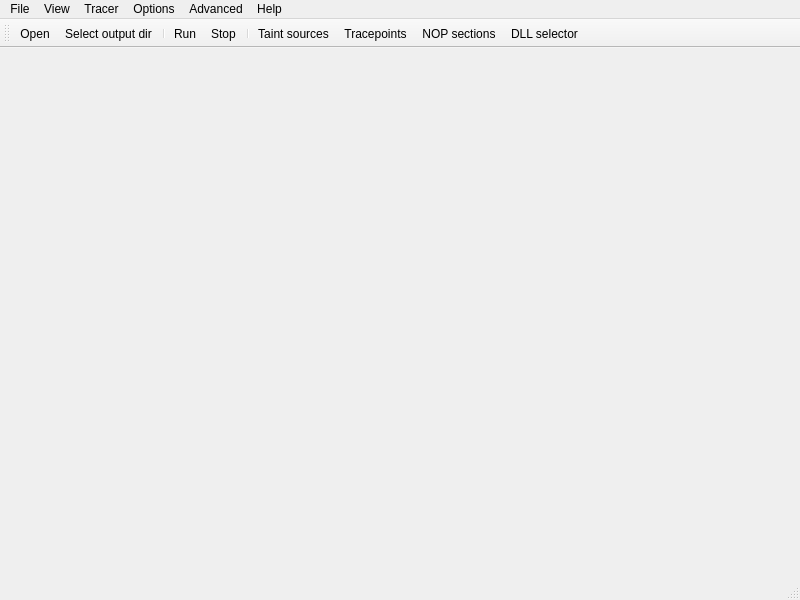
<?xml version="1.0" encoding="UTF-8"?>
<ui version="4.0">
 <class>MainWindow</class>
 <widget class="QMainWindow" name="MainWindow">
  <property name="geometry">
   <rect>
    <x>0</x>
    <y>0</y>
    <width>800</width>
    <height>600</height>
   </rect>
  </property>
  <property name="windowTitle">
   <string>MainWindow</string>
  </property>
  <widget class="QWidget" name="centralwidget"/>
  <widget class="QMenuBar" name="menubar">
   <property name="geometry">
    <rect>
     <x>0</x>
     <y>0</y>
     <width>800</width>
     <height>26</height>
    </rect>
   </property>
   <widget class="QMenu" name="menuFile">
    <property name="title">
     <string>File</string>
    </property>
    <addaction name="actionOpen"/>
    <addaction name="actionSelect_output_directory"/>
    <addaction name="separator"/>
    <addaction name="actionProperties"/>
    <addaction name="separator"/>
    <addaction name="actionExit"/>
   </widget>
   <widget class="QMenu" name="menuAbout">
    <property name="title">
     <string>Help</string>
    </property>
    <addaction name="actionAuthors"/>
   </widget>
   <widget class="QMenu" name="menuView">
    <property name="title">
     <string>View</string>
    </property>
   </widget>
   <widget class="QMenu" name="menuTracer">
    <property name="title">
     <string>Tracer</string>
    </property>
    <addaction name="actionRun"/>
    <addaction name="actionStop"/>
   </widget>
   <widget class="QMenu" name="menuOptions">
    <property name="title">
     <string>Options</string>
    </property>
    <addaction name="actionTracepoints"/>
    <addaction name="actionTaint_sources"/>
   </widget>
   <widget class="QMenu" name="menuAdvanced">
    <property name="title">
     <string>Advanced</string>
    </property>
    <addaction name="actionNOP_sections"/>
   </widget>
   <addaction name="menuFile"/>
   <addaction name="menuView"/>
   <addaction name="menuTracer"/>
   <addaction name="menuOptions"/>
   <addaction name="menuAdvanced"/>
   <addaction name="menuAbout"/>
  </widget>
  <widget class="QStatusBar" name="statusbar"/>
  <widget class="QToolBar" name="toolBar">
   <property name="windowTitle">
    <string>toolBar</string>
   </property>
   <attribute name="toolBarArea">
    <enum>TopToolBarArea</enum>
   </attribute>
   <attribute name="toolBarBreak">
    <bool>false</bool>
   </attribute>
   <addaction name="actionOpen"/>
   <addaction name="actionSelect_output_directory"/>
   <addaction name="separator"/>
   <addaction name="actionRun"/>
   <addaction name="actionStop"/>
   <addaction name="separator"/>
   <addaction name="actionTaint_sources"/>
   <addaction name="actionTracepoints"/>
   <addaction name="actionNOP_sections"/>
   <addaction name="actionProperties"/>
  </widget>
  <action name="actionProperties">
   <property name="icon">
    <iconset theme="audio-volume-medium" resource="MainToolBarResource.qrc">
     <normaloff>:/res/icons/icons8-dll-26.png</normaloff>:/res/icons/icons8-dll-26.png</iconset>
   </property>
   <property name="text">
    <string>DLL selector</string>
   </property>
  </action>
  <action name="actionExit">
   <property name="text">
    <string>Exit</string>
   </property>
  </action>
  <action name="actionOpen">
   <property name="icon">
    <iconset resource="MainToolBarResource.qrc">
     <normaloff>:/res/icons/icons8-opened-folder-26.png</normaloff>:/res/icons/icons8-opened-folder-26.png</iconset>
   </property>
   <property name="text">
    <string>Open</string>
   </property>
  </action>
  <action name="actionSelect_output_directory">
   <property name="icon">
    <iconset resource="MainToolBarResource.qrc">
     <normaloff>:/res/icons/icons8-log-26.png</normaloff>:/res/icons/icons8-log-26.png</iconset>
   </property>
   <property name="text">
    <string>Select output dir</string>
   </property>
  </action>
  <action name="actionRun">
   <property name="icon">
    <iconset resource="MainToolBarResource.qrc">
     <normaloff>:/res/icons/icons8-start-26.png</normaloff>:/res/icons/icons8-start-26.png</iconset>
   </property>
   <property name="text">
    <string>Run</string>
   </property>
  </action>
  <action name="actionStop">
   <property name="icon">
    <iconset resource="MainToolBarResource.qrc">
     <normaloff>:/res/icons/icons8-stop-26.png</normaloff>:/res/icons/icons8-stop-26.png</iconset>
   </property>
   <property name="text">
    <string>Stop</string>
   </property>
  </action>
  <action name="actionTracepoints">
   <property name="icon">
    <iconset resource="MainToolBarResource.qrc">
     <normaloff>:/res/icons/icons8-select-26.png</normaloff>:/res/icons/icons8-select-26.png</iconset>
   </property>
   <property name="text">
    <string>Tracepoints</string>
   </property>
  </action>
  <action name="actionTaint_sources">
   <property name="icon">
    <iconset resource="MainToolBarResource.qrc">
     <normaloff>:/res/icons/icons8-flag-filled-26.png</normaloff>:/res/icons/icons8-flag-filled-26.png</iconset>
   </property>
   <property name="text">
    <string>Taint sources</string>
   </property>
  </action>
  <action name="actionNOP_sections">
   <property name="icon">
    <iconset resource="MainToolBarResource.qrc">
     <normaloff>:/res/icons/icons8-knight-26.png</normaloff>:/res/icons/icons8-knight-26.png</iconset>
   </property>
   <property name="text">
    <string>NOP sections</string>
   </property>
  </action>
  <action name="actionAuthors">
   <property name="text">
    <string>About</string>
   </property>
  </action>
 </widget>
 <resources>
  <include location="MainToolBarResource.qrc"/>
 </resources>
 <connections/>
</ui>
